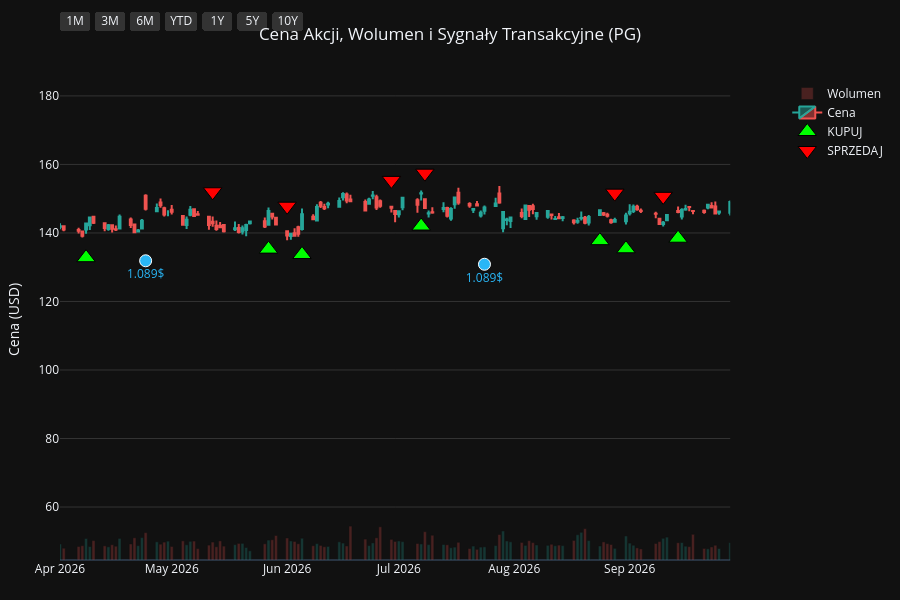
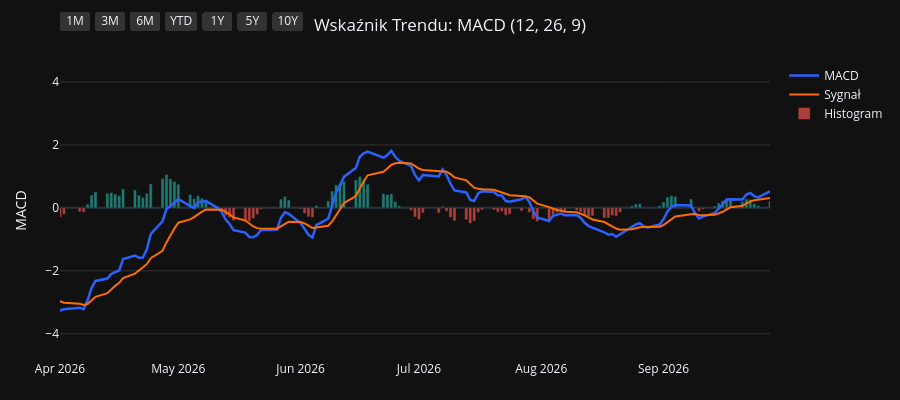
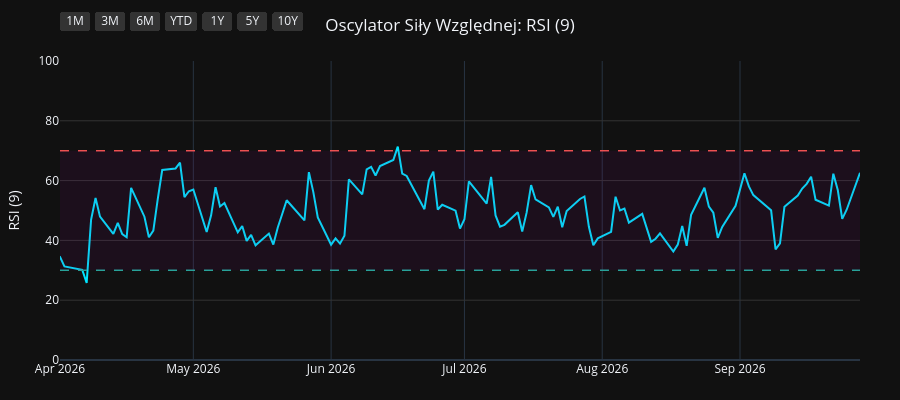
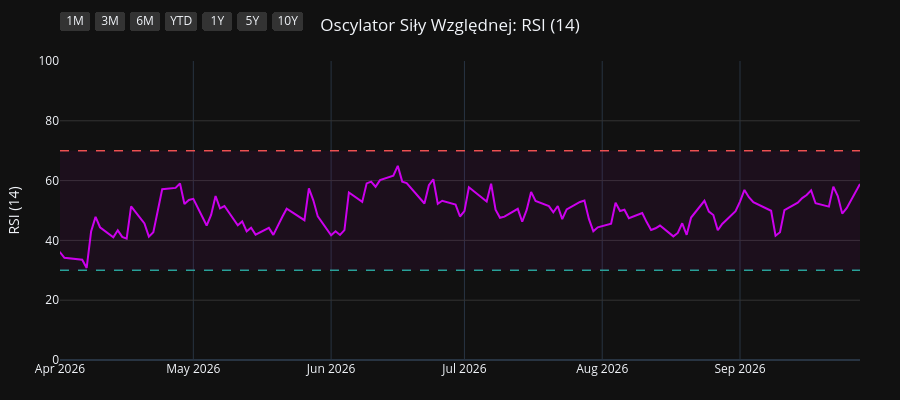

The notebook cell saved with these charts, in order:
### Code cell
import os
import yfinance as yf
import pandas as pd
import pandas_ta as ta
import plotly.graph_objects as go
from plotly.subplots import make_subplots

# 1. Pobranie i przygotowanie danych
symbol = os.environ.get("STOCK_TICKER", "").strip().upper()
if not symbol:
    raise RuntimeError("Set STOCK_TICKER before running price_extractor.ipynb")
df = yf.Ticker(symbol).history(period="10y")
df.index = df.index.tz_localize(None)

# Wskaźniki i sygnały
df.ta.macd(fast=12, slow=26, signal=9, append=True)
df.ta.rsi(length=9, append=True)
df.ta.rsi(length=14, append=True)
df.ta.rsi(length=21, append=True)
df.dropna(inplace=True)

macd = df['MACD_12_26_9']
signal = df['MACDs_12_26_9']
wczorajszy_macd = macd.shift(1)
wczorajszy_signal = signal.shift(1)

df['Decyzja'] = 'BRAK'
df.loc[(macd > signal) & (wczorajszy_macd <= wczorajszy_signal), 'Decyzja'] = 'KUPUJ'
df.loc[(macd < signal) & (wczorajszy_macd >= wczorajszy_signal), 'Decyzja'] = 'SPRZEDAJ'

df_kupuj = df[df['Decyzja'] == 'KUPUJ']
df_sprzedaj = df[df['Decyzja'] == 'SPRZEDAJ']
df_dywidendy = df[df['Dividends'] > 0]
df_splity = df[df['Stock Splits'] > 0]

# Wspólna konfiguracja osi X
konfiguracja_osi_x = dict(
    type="date",
    showspikes=True, spikemode="across", spikesnap="cursor", spikedash="dot", spikecolor="#ffffff", spikethickness=1, hoverformat="%Y-%m-%d",
    rangeselector=dict(
        buttons=list([
            dict(count=1, label="1M", step="month", stepmode="backward"),
            dict(count=3, label="3M", step="month", stepmode="backward"),
            dict(count=6, label="6M", step="month", stepmode="backward"),
            dict(count=1, label="YTD", step="year", stepmode="todate"),
            dict(count=1, label="1Y", step="year", stepmode="backward"),
            dict(count=5, label="5Y", step="year", stepmode="backward"),
            dict(step="all", label="10Y")
        ]),
        bgcolor="#333333", activecolor="#2962ff", x=0, y=1.1
    )
)

# ==========================================
# WYKRES 1: CENA + WOLUMEN + SYGNAŁY
# ==========================================
fig1 = make_subplots(specs=[[{"secondary_y": True}]])

kolory_wolumenu = ['#26a69a' if row['Close'] >= row['Open'] else '#ef5350' for index, row in df.iterrows()]
fig1.add_trace(go.Bar(x=df.index, y=df['Volume'], marker_color=kolory_wolumenu, opacity=0.25, name='Wolumen'), secondary_y=True)
fig1.add_trace(go.Candlestick(x=df.index, open=df['Open'], high=df['High'], low=df['Low'], close=df['Close'], name='Cena', increasing_line_color='#26a69a', decreasing_line_color='#ef5350'), secondary_y=False)
fig1.add_trace(go.Scatter(x=df_kupuj.index, y=df_kupuj['Low'] * 0.95, customdata=df_kupuj[['Low', 'High']], mode='markers', marker=dict(symbol='triangle-up', size=16, color='#00ff00', line=dict(width=1, color='black')), name='KUPUJ', hovertemplate='KUPUJ<br>Najniższa: %{customdata[0]:.2f}<br>Najwyższa: %{customdata[1]:.2f}<extra></extra>'), secondary_y=False)
fig1.add_trace(go.Scatter(x=df_sprzedaj.index, y=df_sprzedaj['High'] * 1.05, customdata=df_sprzedaj[['Low', 'High']], mode='markers', marker=dict(symbol='triangle-down', size=16, color='#ff0000', line=dict(width=1, color='black')), name='SPRZEDAJ', hovertemplate='SPRZEDAJ<br>Najniższa: %{customdata[0]:.2f}<br>Najwyższa: %{customdata[1]:.2f}<extra></extra>'), secondary_y=False)

if not df_dywidendy.empty:
    fig1.add_trace(go.Scatter(x=df_dywidendy.index, y=df_dywidendy['Low'] * 0.90, mode='markers+text', marker=dict(symbol='circle', size=12, color='#29b6f6', line=dict(width=1, color='white')), text=df_dywidendy['Dividends'].apply(lambda x: f"{x}$"), textposition="bottom center", name='Dywidenda', showlegend=False, hovertemplate='Dywidenda: %{text}<extra></extra>', textfont=dict(color="#29b6f6")), secondary_y=False)
if not df_splity.empty:
                    fig1.add_trace(go.Scatter(x=df_splity.index, y=df_splity['High'], mode='markers+text', marker=dict(symbol='star', size=16, color='#ffee58', line=dict(width=1, color='black')), text=df_splity['Stock Splits'].apply(lambda x: f"{x:g}:1" if x >= 1 else f"1:{1 / x:g}"), textposition="top center", name='Split', hovertemplate='%{text}<extra></extra>', textfont=dict(color="#ffee58")), secondary_y=False)

fig1.update_layout(title=dict(text=f"Cena Akcji, Wolumen i Sygnały Transakcyjne ({symbol})", x=0.5, xanchor='center'), dragmode='pan', xaxis_rangeslider_visible=False, template='plotly_dark', height=600, hovermode='x unified', margin=dict(l=60, r=40, t=60, b=40))
fig1.update_xaxes(**konfiguracja_osi_x)
fig1.update_xaxes(range=[df.index.max() - pd.Timedelta(days=180), df.index.max()])
fig1.update_yaxes(title_text="Cena (USD)", secondary_y=False, gridcolor='#333333')
fig1.update_yaxes(range=[0, df['Volume'].max() * 4], showgrid=False, showticklabels=False, secondary_y=True)
fig1.show(config={'scrollZoom': True})

# ==========================================
# WYKRES 2: WSKAŹNIK MACD
# ==========================================
fig2 = go.Figure()
fig2.add_trace(go.Scatter(x=df.index, y=df['MACD_12_26_9'], line=dict(color='#2962ff', width=2.5), name='MACD'))
fig2.add_trace(go.Scatter(x=df.index, y=df['MACDs_12_26_9'], line=dict(color='#ff6d00', width=2), name='Sygnał'))
kolory_macd = ['#26a69a' if val >= 0 else '#ef5350' for val in df['MACDh_12_26_9']]
fig2.add_trace(go.Bar(x=df.index, y=df['MACDh_12_26_9'], marker_color=kolory_macd, name='Histogram', opacity=0.7))
fig2.update_layout(title=dict(text="Wskaźnik Trendu: MACD (12, 26, 9)", x=0.5, xanchor='center'), dragmode='pan', xaxis_rangeslider_visible=False, template='plotly_dark', height=400, hovermode='x unified', margin=dict(l=60, r=40, t=60, b=40))
fig2.update_xaxes(**konfiguracja_osi_x)
fig2.update_xaxes(range=[df.index.max() - pd.Timedelta(days=180), df.index.max()])
fig2.update_yaxes(title_text="MACD", gridcolor='#333333')
fig2.show(config={'scrollZoom': True})

# ==========================================
# WYKRES 3: OSCYLATOR RSI (9)
# ==========================================
fig3 = go.Figure()
fig3.add_trace(go.Scatter(x=df.index, y=df['RSI_9'], line=dict(color='#00e5ff', width=2), name='RSI (9)'))
fig3.add_hline(y=70, line_dash="dash", line_color="#ef5350", line_width=1.5)
fig3.add_hline(y=30, line_dash="dash", line_color="#26a69a", line_width=1.5)
fig3.add_hrect(y0=30, y1=70, line_width=0, fillcolor="purple", opacity=0.1)
fig3.update_layout(title=dict(text="Oscylator Siły Względnej: RSI (9)", x=0.5, xanchor='center'), dragmode='pan', xaxis_rangeslider_visible=False, template='plotly_dark', height=400, hovermode='x unified', margin=dict(l=60, r=40, t=60, b=40))
fig3.update_xaxes(**konfiguracja_osi_x)
fig3.update_xaxes(range=[df.index.max() - pd.Timedelta(days=180), df.index.max()])
fig3.update_yaxes(title_text="RSI (9)", range=[0, 100], gridcolor='#333333')
fig3.show(config={'scrollZoom': True})

# ==========================================
# WYKRES 4: OSCYLATOR RSI (14)
# ==========================================
fig4 = go.Figure()
fig4.add_trace(go.Scatter(x=df.index, y=df['RSI_14'], line=dict(color='#d500f9', width=2), name='RSI (14)'))
fig4.add_hline(y=70, line_dash="dash", line_color="#ef5350", line_width=1.5)
fig4.add_hline(y=30, line_dash="dash", line_color="#26a69a", line_width=1.5)
fig4.add_hrect(y0=30, y1=70, line_width=0, fillcolor="purple", opacity=0.1)
fig4.update_layout(title=dict(text="Oscylator Siły Względnej: RSI (14)", x=0.5, xanchor='center'), dragmode='pan', xaxis_rangeslider_visible=False, template='plotly_dark', height=400, hovermode='x unified', margin=dict(l=60, r=40, t=60, b=40))
fig4.update_xaxes(**konfiguracja_osi_x)
fig4.update_xaxes(range=[df.index.max() - pd.Timedelta(days=180), df.index.max()])
fig4.update_yaxes(title_text="RSI (14)", range=[0, 100], gridcolor='#333333')
fig4.show(config={'scrollZoom': True})

# ==========================================
# WYKRES 5: OSCYLATOR RSI (21)
# ==========================================
fig5 = go.Figure()
fig5.add_trace(go.Scatter(x=df.index, y=df['RSI_21'], line=dict(color='#64dd17', width=2), name='RSI (21)'))
fig5.add_hline(y=70, line_dash="dash", line_color="#ef5350", line_width=1.5)
fig5.add_hline(y=30, line_dash="dash", line_color="#26a69a", line_width=1.5)
fig5.add_hrect(y0=30, y1=70, line_width=0, fillcolor="purple", opacity=0.1)
fig5.update_layout(title=dict(text="Oscylator Siły Względnej: RSI (21)", x=0.5, xanchor='center'), dragmode='pan', xaxis_rangeslider_visible=False, template='plotly_dark', height=400, hovermode='x unified', margin=dict(l=60, r=40, t=60, b=40))
fig5.update_xaxes(**konfiguracja_osi_x)
fig5.update_xaxes(range=[df.index.max() - pd.Timedelta(days=180), df.index.max()])
fig5.update_yaxes(title_text="RSI (21)", range=[0, 100], gridcolor='#333333')
fig5.show(config={'scrollZoom': True})

### Figure 1 — Plotly figure (JSON) as saved in the notebook; plotly's stock layout.template omitted (floating-point values rounded to 4 significant figures; data arrays with more than 128 entries replaced by an {"elided": "..."} marker saying what was removed)
{"data": [{"marker": {"color": {"elided": "2479 str values"}}, "name": "Wolumen", "opacity": 0.25, "type": "bar", "x": {"elided": "2479 str values"}, "xaxis": "x", "y": {"elided": "2479 int values"}, "yaxis": "y2"}, {"close": {"elided": "2479 float values"}, "decreasing": {"line": {"color": "#ef5350"}}, "high": {"elided": "2479 float values"}, "increasing": {"line": {"color": "#26a69a"}}, "low": {"elided": "2479 float values"}, "name": "Cena", "open": {"elided": "2479 float values"}, "type": "candlestick", "x": {"elided": "2479 str values"}, "xaxis": "x", "yaxis": "y"}, {"customdata": {"elided": "104x2 float values"}, "hovertemplate": "KUPUJ<br>Najniższa: %{customdata[0]:.2f}<br>Najwyższa: %{customdata[1]:.2f}<extra></extra>", "marker": {"color": "#00ff00", "line": {"color": "black", "width": 1}, "size": 16, "symbol": "triangle-up"}, "mode": "markers", "name": "KUPUJ", "type": "scatter", "x": ["2016-11-29T00:00:00", "2016-12-02T00:00:00", "2017-01-17T00:00:00", "2017-02-15T00:00:00", "2017-04-18T00:00:00", "2017-04-25T00:00:00", "2017-05-19T00:00:00", "2017-07-18T00:00:00", "2017-09-20T00:00:00", "2017-10-13T00:00:00", "2017-11-08T00:00:00", "2018-01-22T00:00:00", "2018-02-20T00:00:00", "2018-02-22T00:00:00", "2018-03-02T00:00:00", "2018-03-28T00:00:00", "2018-05-09T00:00:00", "2018-07-27T00:00:00", "2018-08-16T00:00:00", "2018-09-19T00:00:00", "2018-10-19T00:00:00", "2018-12-14T00:00:00", "2019-01-18T00:00:00", "2019-01-23T00:00:00", "2019-03-14T00:00:00", "2019-04-08T00:00:00", "2019-04-15T00:00:00", "2019-05-16T00:00:00", "2019-06-07T00:00:00", "2019-07-03T00:00:00", "2019-07-30T00:00:00", "2019-08-16T00:00:00", "2019-08-27T00:00:00", "2019-09-26T00:00:00", "2019-10-23T00:00:00", "2019-11-19T00:00:00", "2019-11-26T00:00:00", "2020-01-15T00:00:00", "2020-02-05T00:00:00", "2020-02-21T00:00:00", "2020-03-30T00:00:00", "2020-05-28T00:00:00", "2020-07-01T00:00:00", "2020-08-25T00:00:00", "2020-10-06T00:00:00", "2020-11-06T00:00:00", "2020-11-12T00:00:00", "2020-12-17T00:00:00", "2021-02-10T00:00:00", "2021-03-08T00:00:00", "2021-05-10T00:00:00", "2021-06-28T00:00:00", "2021-08-13T00:00:00", "2021-09-14T00:00:00", "2021-10-11T00:00:00", "2021-10-26T00:00:00", "2021-12-06T00:00:00", "2022-02-03T00:00:00", "2022-03-18T00:00:00", "2022-06-02T00:00:00", "2022-06-23T00:00:00", "2022-07-25T00:00:00", "2022-08-03T00:00:00", "2022-10-17T00:00:00", "2023-02-17T00:00:00", "2023-04-21T00:00:00", "2023-06-13T00:00:00", "2023-07-20T00:00:00", "2023-09-18T00:00:00", "2023-10-16T00:00:00", "2023-11-30T00:00:00", "2023-12-28T00:00:00", "2024-02-23T00:00:00", "2024-04-19T00:00:00", "2024-06-10T00:00:00", "2024-06-18T00:00:00", "2024-07-17T00:00:00", "2024-08-05T00:00:00", "2024-08-20T00:00:00", "2024-08-30T00:00:00", "2024-10-15T00:00:00", "2024-11-13T00:00:00", "2025-01-22T00:00:00", "2025-02-21T00:00:00", "2025-04-01T00:00:00", "2025-04-14T00:00:00", "2025-05-15T00:00:00", "2025-07-02T00:00:00", "2025-07-22T00:00:00", "2025-08-11T00:00:00", "2025-09-17T00:00:00", "2025-10-20T00:00:00", "2025-11-13T00:00:00", "2025-11-18T00:00:00", "2025-12-16T00:00:00", "2026-01-12T00:00:00", "2026-02-23T00:00:00", "2026-04-08T00:00:00", "2026-05-27T00:00:00", "2026-06-05T00:00:00", "2026-07-07T00:00:00", "2026-08-24T00:00:00", "2026-08-31T00:00:00", "2026-09-14T00:00:00"], "xaxis": "x", "y": [60.29, 59.84, 61.15, 66.0, 66.39, 66.25, 63.44, 64.76, 70.02, 69.1, 65.26, 68.77, 61.42, 60.74, 59.41, 59.06, 54.85, 61.31, 63.51, 64.63, 66.05, 74.74, 71.42, 73.46, 79.02, 81.2, 82.21, 84.21, 85.12, 88.36, 94.47, 93.51, 95.25, 98.23, 97.5, 96.94, 96.36, 100.0, 101.0, 101.4, 88.71, 93.11, 96.36, 112.4, 113.2, 116.8, 115.7, 113.1, 105.6, 103.4, 112.7, 111.9, 119.2, 121.1, 118.4, 118.7, 126.3, 136.6, 125.3, 121.2, 118.1, 121.9, 120.5, 107.7, 118.4, 134.8, 125.9, 130.0, 134.8, 127.7, 132.6, 128.1, 142.4, 137.4, 148.6, 149.4, 149.7, 150.0, 151.3, 152.7, 155.6, 150.0, 148.9, 151.1, 154.0, 151.0, 145.5, 146.5, 143.0, 141.5, 146.2, 139.6, 137.2, 135.2, 134.4, 131.7, 150.0, 132.8, 135.3, 133.7, 142.0, 137.8, 135.4, 138.5], "yaxis": "y"}, {"customdata": {"elided": "103x2 float values"}, "hovertemplate": "SPRZEDAJ<br>Najniższa: %{customdata[0]:.2f}<br>Najwyższa: %{customdata[1]:.2f}<extra></extra>", "marker": {"color": "#ff0000", "line": {"color": "black", "width": 1}, "size": 16, "symbol": "triangle-down"}, "mode": "markers", "name": "SPRZEDAJ", "type": "scatter", "x": ["2016-12-01T00:00:00", "2017-01-10T00:00:00", "2017-02-14T00:00:00", "2017-03-02T00:00:00", "2017-04-21T00:00:00", "2017-04-26T00:00:00", "2017-06-27T00:00:00", "2017-08-23T00:00:00", "2017-09-21T00:00:00", "2017-10-20T00:00:00", "2018-01-02T00:00:00", "2018-01-23T00:00:00", "2018-02-21T00:00:00", "2018-03-01T00:00:00", "2018-03-22T00:00:00", "2018-04-19T00:00:00", "2018-07-19T00:00:00", "2018-08-10T00:00:00", "2018-08-23T00:00:00", "2018-09-25T00:00:00", "2018-11-20T00:00:00", "2018-12-17T00:00:00", "2019-01-22T00:00:00", "2019-02-25T00:00:00", "2019-04-04T00:00:00", "2019-04-10T00:00:00", "2019-04-23T00:00:00", "2019-05-22T00:00:00", "2019-06-27T00:00:00", "2019-07-23T00:00:00", "2019-08-05T00:00:00", "2019-08-23T00:00:00", "2019-09-10T00:00:00", "2019-10-02T00:00:00", "2019-11-05T00:00:00", "2019-11-22T00:00:00", "2019-12-23T00:00:00", "2020-01-31T00:00:00", "2020-02-11T00:00:00", "2020-02-24T00:00:00", "2020-04-29T00:00:00", "2020-06-24T00:00:00", "2020-08-19T00:00:00", "2020-08-26T00:00:00", "2020-10-22T00:00:00", "2020-11-09T00:00:00", "2020-11-18T00:00:00", "2021-01-13T00:00:00", "2021-02-26T00:00:00", "2021-04-14T00:00:00", "2021-05-27T00:00:00", "2021-08-11T00:00:00", "2021-08-23T00:00:00", "2021-09-16T00:00:00", "2021-10-21T00:00:00", "2021-11-30T00:00:00", "2022-01-06T00:00:00", "2022-02-07T00:00:00", "2022-05-02T00:00:00", "2022-06-09T00:00:00", "2022-07-20T00:00:00", "2022-07-29T00:00:00", "2022-08-24T00:00:00", "2022-12-15T00:00:00", "2023-04-18T00:00:00", "2023-05-04T00:00:00", "2023-07-11T00:00:00", "2023-08-14T00:00:00", "2023-09-20T00:00:00", "2023-11-20T00:00:00", "2023-12-05T00:00:00", "2024-02-12T00:00:00", "2024-02-26T00:00:00", "2024-05-23T00:00:00", "2024-06-12T00:00:00", "2024-06-25T00:00:00", "2024-07-30T00:00:00", "2024-08-15T00:00:00", "2024-08-28T00:00:00", "2024-09-18T00:00:00", "2024-10-23T00:00:00", "2024-12-09T00:00:00", "2025-02-18T00:00:00", "2025-03-12T00:00:00", "2025-04-04T00:00:00", "2025-04-24T00:00:00", "2025-06-06T00:00:00", "2025-07-09T00:00:00", "2025-07-31T00:00:00", "2025-09-15T00:00:00", "2025-09-18T00:00:00", "2025-11-04T00:00:00", "2025-11-17T00:00:00", "2025-12-04T00:00:00", "2026-01-05T00:00:00", "2026-02-19T00:00:00", "2026-03-03T00:00:00", "2026-05-12T00:00:00", "2026-06-01T00:00:00", "2026-06-29T00:00:00", "2026-07-08T00:00:00", "2026-08-28T00:00:00", "2026-09-10T00:00:00"], "xaxis": "x", "y": [66.33, 68.04, 71.65, 74.39, 73.07, 73.66, 73.13, 76.43, 77.95, 74.76, 76.4, 75.54, 68.5, 66.39, 64.91, 63.99, 67.53, 69.72, 71.29, 71.98, 80.69, 83.02, 79.56, 87.1, 89.89, 91.05, 90.91, 93.48, 96.29, 102.0, 102.2, 105.6, 106.5, 108.7, 105.8, 106.7, 111.3, 113.0, 112.4, 112.6, 105.7, 105.7, 122.9, 125.6, 129.4, 133.2, 128.8, 125.1, 115.7, 123.8, 126.9, 132.3, 134.2, 134.1, 131.2, 138.0, 153.5, 151.6, 152.2, 138.0, 135.5, 134.7, 139.2, 144.7, 145.3, 151.0, 143.7, 152.8, 150.2, 147.5, 149.0, 154.9, 158.4, 166.2, 165.8, 167.0, 161.5, 168.8, 170.3, 175.0, 170.3, 173.9, 166.9, 173.0, 174.8, 163.1, 167.4, 160.3, 155.0, 161.7, 162.2, 153.6, 152.0, 151.4, 145.2, 165.5, 167.8, 152.0, 147.8, 155.3, 157.4, 151.6, 150.7], "yaxis": "y"}, {"hovertemplate": "Dywidenda: %{text}<extra></extra>", "marker": {"color": "#29b6f6", "line": {"color": "white", "width": 1}, "size": 12, "symbol": "circle"}, "mode": "markers+text", "name": "Dywidenda", "showlegend": false, "text": ["0.67$", "0.69$", "0.69$", "0.69$", "0.69$", "0.717$", "0.717$", "0.717$", "0.717$", "0.746$", "0.746$", "0.746$", "0.746$", "0.791$", "0.791$", "0.791$", "0.791$", "0.87$", "0.87$", "0.87$", "0.87$", "0.913$", "0.913$", "0.913$", "0.913$", "0.941$", "0.941$", "0.941$", "0.941$", "1.007$", "1.007$", "1.007$", "1.007$", "1.057$", "1.057$", "1.057$", "1.057$", "1.089$", "1.089$"], "textfont": {"color": "#29b6f6"}, "textposition": "bottom center", "type": "scatter", "x": ["2017-01-18T00:00:00", "2017-04-19T00:00:00", "2017-07-19T00:00:00", "2017-10-19T00:00:00", "2018-01-18T00:00:00", "2018-04-19T00:00:00", "2018-07-19T00:00:00", "2018-10-18T00:00:00", "2019-01-17T00:00:00", "2019-04-17T00:00:00", "2019-07-18T00:00:00", "2019-10-17T00:00:00", "2020-01-23T00:00:00", "2020-04-23T00:00:00", "2020-07-23T00:00:00", "2020-10-22T00:00:00", "2021-01-21T00:00:00", "2021-04-22T00:00:00", "2021-07-22T00:00:00", "2021-10-21T00:00:00", "2022-01-20T00:00:00", "2022-04-21T00:00:00", "2022-07-21T00:00:00", "2022-10-20T00:00:00", "2023-01-19T00:00:00", "2023-04-20T00:00:00", "2023-07-20T00:00:00", "2023-10-19T00:00:00", "2024-01-18T00:00:00", "2024-04-18T00:00:00", "2024-07-19T00:00:00", "2024-10-18T00:00:00", "2025-01-24T00:00:00", "2025-04-21T00:00:00", "2025-07-18T00:00:00", "2025-10-24T00:00:00", "2026-01-23T00:00:00", "2026-04-24T00:00:00", "2026-07-24T00:00:00"], "xaxis": "x", "y": [58.89, 62.78, 61.93, 64.92, 64.36, 53.75, 56.93, 58.99, 67.15, 78.85, 86.48, 88.36, 94.3, 90.63, 97.04, 109.6, 102.0, 105.4, 108.2, 110.8, 128.2, 130.8, 112.6, 103.4, 116.8, 124.3, 123.2, 123.2, 123.7, 132.2, 142.5, 144.5, 140.8, 142.7, 134.3, 133.4, 132.8, 131.9, 130.9], "yaxis": "y"}], "layout": {"dragmode": "pan", "height": 600, "hovermode": "x unified", "margin": {"b": 40, "l": 60, "r": 40, "t": 60}, "title": {"text": "Cena Akcji, Wolumen i Sygnały Transakcyjne (PG)", "x": 0.5, "xanchor": "center"}, "xaxis": {"anchor": "y", "domain": [0.0, 0.94], "hoverformat": "%Y-%m-%d", "range": ["2026-04-01T00:00:00", "2026-09-28T00:00:00"], "rangeselector": {"activecolor": "#2962ff", "bgcolor": "#333333", "buttons": [{"count": 1, "label": "1M", "step": "month", "stepmode": "backward"}, {"count": 3, "label": "3M", "step": "month", "stepmode": "backward"}, {"count": 6, "label": "6M", "step": "month", "stepmode": "backward"}, {"count": 1, "label": "YTD", "step": "year", "stepmode": "todate"}, {"count": 1, "label": "1Y", "step": "year", "stepmode": "backward"}, {"count": 5, "label": "5Y", "step": "year", "stepmode": "backward"}, {"label": "10Y", "step": "all"}], "x": 0, "y": 1.1}, "rangeslider": {"visible": false}, "showspikes": true, "spikecolor": "#ffffff", "spikedash": "dot", "spikemode": "across", "spikesnap": "cursor", "spikethickness": 1, "type": "date"}, "yaxis": {"anchor": "x", "domain": [0.0, 1.0], "gridcolor": "#333333", "title": {"text": "Cena (USD)"}}, "yaxis2": {"anchor": "x", "overlaying": "y", "range": [0, 242483600], "showgrid": false, "showticklabels": false, "side": "right"}}}

### Figure 2 — Plotly figure (JSON) as saved in the notebook; plotly's stock layout.template omitted (floating-point values rounded to 4 significant figures; data arrays with more than 128 entries replaced by an {"elided": "..."} marker saying what was removed)
{"data": [{"line": {"color": "#2962ff", "width": 2.5}, "name": "MACD", "type": "scatter", "x": {"elided": "2479 str values"}, "y": {"elided": "2479 float values"}}, {"line": {"color": "#ff6d00", "width": 2}, "name": "Sygnał", "type": "scatter", "x": {"elided": "2479 str values"}, "y": {"elided": "2479 float values"}}, {"marker": {"color": {"elided": "2479 str values"}}, "name": "Histogram", "opacity": 0.7, "type": "bar", "x": {"elided": "2479 str values"}, "y": {"elided": "2479 float values"}}], "layout": {"dragmode": "pan", "height": 400, "hovermode": "x unified", "margin": {"b": 40, "l": 60, "r": 40, "t": 60}, "title": {"text": "Wskaźnik Trendu: MACD (12, 26, 9)", "x": 0.5, "xanchor": "center"}, "xaxis": {"hoverformat": "%Y-%m-%d", "range": ["2026-04-01T00:00:00", "2026-09-28T00:00:00"], "rangeselector": {"activecolor": "#2962ff", "bgcolor": "#333333", "buttons": [{"count": 1, "label": "1M", "step": "month", "stepmode": "backward"}, {"count": 3, "label": "3M", "step": "month", "stepmode": "backward"}, {"count": 6, "label": "6M", "step": "month", "stepmode": "backward"}, {"count": 1, "label": "YTD", "step": "year", "stepmode": "todate"}, {"count": 1, "label": "1Y", "step": "year", "stepmode": "backward"}, {"count": 5, "label": "5Y", "step": "year", "stepmode": "backward"}, {"label": "10Y", "step": "all"}], "x": 0, "y": 1.1}, "rangeslider": {"visible": false}, "showspikes": true, "spikecolor": "#ffffff", "spikedash": "dot", "spikemode": "across", "spikesnap": "cursor", "spikethickness": 1, "type": "date"}, "yaxis": {"gridcolor": "#333333", "title": {"text": "MACD"}}}}

### Figure 3 — Plotly figure (JSON) as saved in the notebook; plotly's stock layout.template omitted (floating-point values rounded to 4 significant figures; data arrays with more than 128 entries replaced by an {"elided": "..."} marker saying what was removed)
{"data": [{"line": {"color": "#00e5ff", "width": 2}, "name": "RSI (9)", "type": "scatter", "x": {"elided": "2479 str values"}, "y": {"elided": "2479 float values"}}], "layout": {"dragmode": "pan", "height": 400, "hovermode": "x unified", "margin": {"b": 40, "l": 60, "r": 40, "t": 60}, "shapes": [{"line": {"color": "#ef5350", "dash": "dash", "width": 1.5}, "type": "line", "x0": 0, "x1": 1, "xref": "x domain", "y0": 70, "y1": 70, "yref": "y"}, {"line": {"color": "#26a69a", "dash": "dash", "width": 1.5}, "type": "line", "x0": 0, "x1": 1, "xref": "x domain", "y0": 30, "y1": 30, "yref": "y"}, {"fillcolor": "purple", "line": {"width": 0}, "opacity": 0.1, "type": "rect", "x0": 0, "x1": 1, "xref": "x domain", "y0": 30, "y1": 70, "yref": "y"}], "title": {"text": "Oscylator Siły Względnej: RSI (9)", "x": 0.5, "xanchor": "center"}, "xaxis": {"hoverformat": "%Y-%m-%d", "range": ["2026-04-01T00:00:00", "2026-09-28T00:00:00"], "rangeselector": {"activecolor": "#2962ff", "bgcolor": "#333333", "buttons": [{"count": 1, "label": "1M", "step": "month", "stepmode": "backward"}, {"count": 3, "label": "3M", "step": "month", "stepmode": "backward"}, {"count": 6, "label": "6M", "step": "month", "stepmode": "backward"}, {"count": 1, "label": "YTD", "step": "year", "stepmode": "todate"}, {"count": 1, "label": "1Y", "step": "year", "stepmode": "backward"}, {"count": 5, "label": "5Y", "step": "year", "stepmode": "backward"}, {"label": "10Y", "step": "all"}], "x": 0, "y": 1.1}, "rangeslider": {"visible": false}, "showspikes": true, "spikecolor": "#ffffff", "spikedash": "dot", "spikemode": "across", "spikesnap": "cursor", "spikethickness": 1, "type": "date"}, "yaxis": {"gridcolor": "#333333", "range": [0, 100], "title": {"text": "RSI (9)"}}}}

### Figure 4 — Plotly figure (JSON) as saved in the notebook; plotly's stock layout.template omitted (floating-point values rounded to 4 significant figures; data arrays with more than 128 entries replaced by an {"elided": "..."} marker saying what was removed)
{"data": [{"line": {"color": "#d500f9", "width": 2}, "name": "RSI (14)", "type": "scatter", "x": {"elided": "2479 str values"}, "y": {"elided": "2479 float values"}}], "layout": {"dragmode": "pan", "height": 400, "hovermode": "x unified", "margin": {"b": 40, "l": 60, "r": 40, "t": 60}, "shapes": [{"line": {"color": "#ef5350", "dash": "dash", "width": 1.5}, "type": "line", "x0": 0, "x1": 1, "xref": "x domain", "y0": 70, "y1": 70, "yref": "y"}, {"line": {"color": "#26a69a", "dash": "dash", "width": 1.5}, "type": "line", "x0": 0, "x1": 1, "xref": "x domain", "y0": 30, "y1": 30, "yref": "y"}, {"fillcolor": "purple", "line": {"width": 0}, "opacity": 0.1, "type": "rect", "x0": 0, "x1": 1, "xref": "x domain", "y0": 30, "y1": 70, "yref": "y"}], "title": {"text": "Oscylator Siły Względnej: RSI (14)", "x": 0.5, "xanchor": "center"}, "xaxis": {"hoverformat": "%Y-%m-%d", "range": ["2026-04-01T00:00:00", "2026-09-28T00:00:00"], "rangeselector": {"activecolor": "#2962ff", "bgcolor": "#333333", "buttons": [{"count": 1, "label": "1M", "step": "month", "stepmode": "backward"}, {"count": 3, "label": "3M", "step": "month", "stepmode": "backward"}, {"count": 6, "label": "6M", "step": "month", "stepmode": "backward"}, {"count": 1, "label": "YTD", "step": "year", "stepmode": "todate"}, {"count": 1, "label": "1Y", "step": "year", "stepmode": "backward"}, {"count": 5, "label": "5Y", "step": "year", "stepmode": "backward"}, {"label": "10Y", "step": "all"}], "x": 0, "y": 1.1}, "rangeslider": {"visible": false}, "showspikes": true, "spikecolor": "#ffffff", "spikedash": "dot", "spikemode": "across", "spikesnap": "cursor", "spikethickness": 1, "type": "date"}, "yaxis": {"gridcolor": "#333333", "range": [0, 100], "title": {"text": "RSI (14)"}}}}
